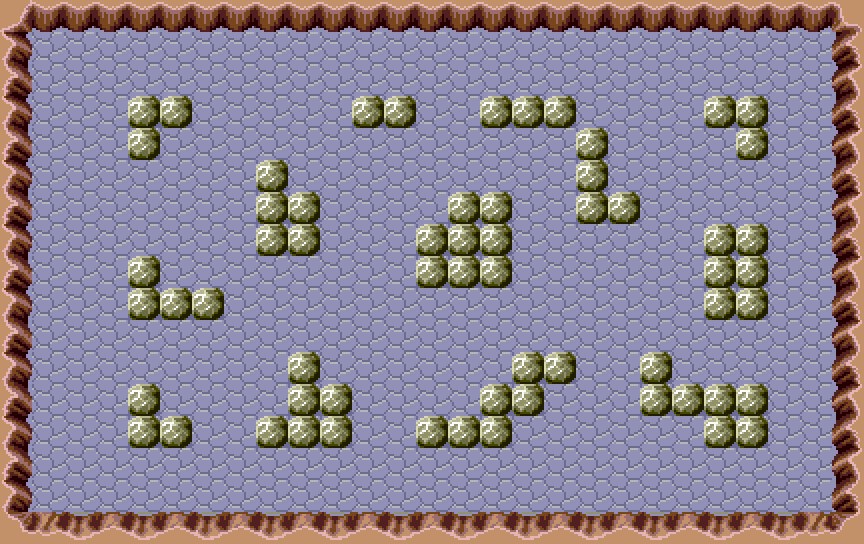

This game map was drawn from its Tiled (.tmx) file and the tilesets committed beside it. A one-line description and the full map source follow:
An orthogonal 27x17 tile map with 32x32 px tiles, 2 tile layers (Capa de patrones 1, Capa de patrones 2).

<map version="1.10" tiledversion="1.11.1" orientation="orthogonal" renderorder="right-down" width="27" height="17" tilewidth="32" tileheight="32" infinite="0" nextlayerid="4" nextobjectid="1">
 <editorsettings>
  <export target="nivel1.tmx" format="tmx" />
 </editorsettings>
 <tileset firstgid="1" source="mapa.tsx" />
 <layer id="2" name="Capa de patrones 1" width="27" height="17">
  <data encoding="csv">
5,5,5,5,5,5,5,5,5,5,5,5,5,5,5,5,5,5,5,5,5,5,5,5,5,5,5,
5,5,5,5,5,5,5,5,5,5,5,5,5,5,5,5,5,5,5,5,5,5,5,5,5,5,5,
5,5,5,5,5,5,5,5,5,5,5,5,5,5,5,5,5,5,5,5,5,5,5,5,5,5,5,
5,5,5,5,5,5,5,5,5,5,5,5,5,5,5,5,5,5,5,5,5,5,5,5,5,5,5,
5,5,5,5,5,5,5,5,5,5,5,5,5,5,5,5,5,5,5,5,5,5,5,5,5,5,5,
5,5,5,5,5,5,5,5,5,5,5,5,5,5,5,5,5,5,5,5,5,5,5,5,5,5,5,
5,5,5,5,5,5,5,5,5,5,5,5,5,5,5,5,5,5,5,5,5,5,5,5,5,5,5,
5,5,5,5,5,5,5,5,5,5,5,5,5,5,5,5,5,5,5,5,5,5,5,5,5,5,5,
5,5,5,5,5,5,5,5,5,5,5,5,5,5,5,5,5,5,5,5,5,5,5,5,5,5,5,
5,5,5,5,5,5,5,5,5,5,5,5,5,5,5,5,5,5,5,5,5,5,5,5,5,5,5,
5,5,5,5,5,5,5,5,5,5,5,5,5,5,5,5,5,5,5,5,5,5,5,5,5,5,5,
5,5,5,5,5,5,5,5,5,5,5,5,5,5,5,5,5,5,5,5,5,5,5,5,5,5,5,
5,5,5,5,5,5,5,5,5,5,5,5,5,5,5,5,5,5,5,5,5,5,5,5,5,5,5,
5,5,5,5,5,5,5,5,5,5,5,5,5,5,5,5,5,5,5,5,5,5,5,5,5,5,5,
5,5,5,5,5,5,5,5,5,5,5,5,5,5,5,5,5,5,5,5,5,5,5,5,5,5,5,
5,5,5,5,5,5,5,5,5,5,5,5,5,5,5,5,5,5,5,5,5,5,5,5,5,5,5,
5,5,5,5,5,5,5,5,5,5,5,5,5,5,5,5,5,5,5,5,5,5,5,5,5,5,5
</data>
 </layer>
 <layer id="3" name="Capa de patrones 2" width="27" height="17">
  <data encoding="csv">
1,2,2,2,2,2,2,2,2,2,2,2,2,2,2,2,2,2,2,2,2,2,2,2,2,2,3,
7,0,0,0,0,0,0,0,0,0,0,0,0,0,0,0,0,0,0,0,0,0,0,0,0,0,9,
4,0,0,0,0,0,0,0,0,0,0,0,0,0,0,0,0,0,0,0,0,0,0,0,0,0,6,
7,0,0,0,8,8,0,0,0,0,0,8,8,0,0,8,8,8,0,0,0,0,8,8,0,0,9,
4,0,0,0,8,0,0,0,0,0,0,0,0,0,0,0,0,0,8,0,0,0,0,8,0,0,6,
7,0,0,0,0,0,0,0,8,0,0,0,0,0,0,0,0,0,8,0,0,0,0,0,0,0,9,
4,0,0,0,0,0,0,0,8,8,0,0,0,0,8,8,0,0,8,8,0,0,0,0,0,0,6,
7,0,0,0,0,0,0,0,8,8,0,0,0,8,8,8,0,0,0,0,0,0,8,8,0,0,9,
4,0,0,0,8,0,0,0,0,0,0,0,0,8,8,8,0,0,0,0,0,0,8,8,0,0,6,
7,0,0,0,8,8,8,0,0,0,0,0,0,0,0,0,0,0,0,0,0,0,8,8,0,0,9,
4,0,0,0,0,0,0,0,0,0,0,0,0,0,0,0,0,0,0,0,0,0,0,0,0,0,6,
7,0,0,0,0,0,0,0,0,8,0,0,0,0,0,0,8,8,0,0,8,0,0,0,0,0,9,
4,0,0,0,8,0,0,0,0,8,8,0,0,0,0,8,8,0,0,0,8,8,8,8,0,0,6,
7,0,0,0,8,8,0,0,8,8,8,0,0,8,8,8,0,0,0,0,0,0,8,8,0,0,9,
4,0,0,0,0,0,0,0,0,0,0,0,0,0,0,0,0,0,0,0,0,0,0,0,0,0,6,
7,0,0,0,0,0,0,0,0,0,0,0,0,0,0,0,0,0,0,0,0,0,0,0,0,0,9,
11,12,13,14,13,14,13,14,13,14,13,14,13,14,13,14,13,14,13,14,13,14,13,14,13,12,15
</data>
 </layer>
</map>